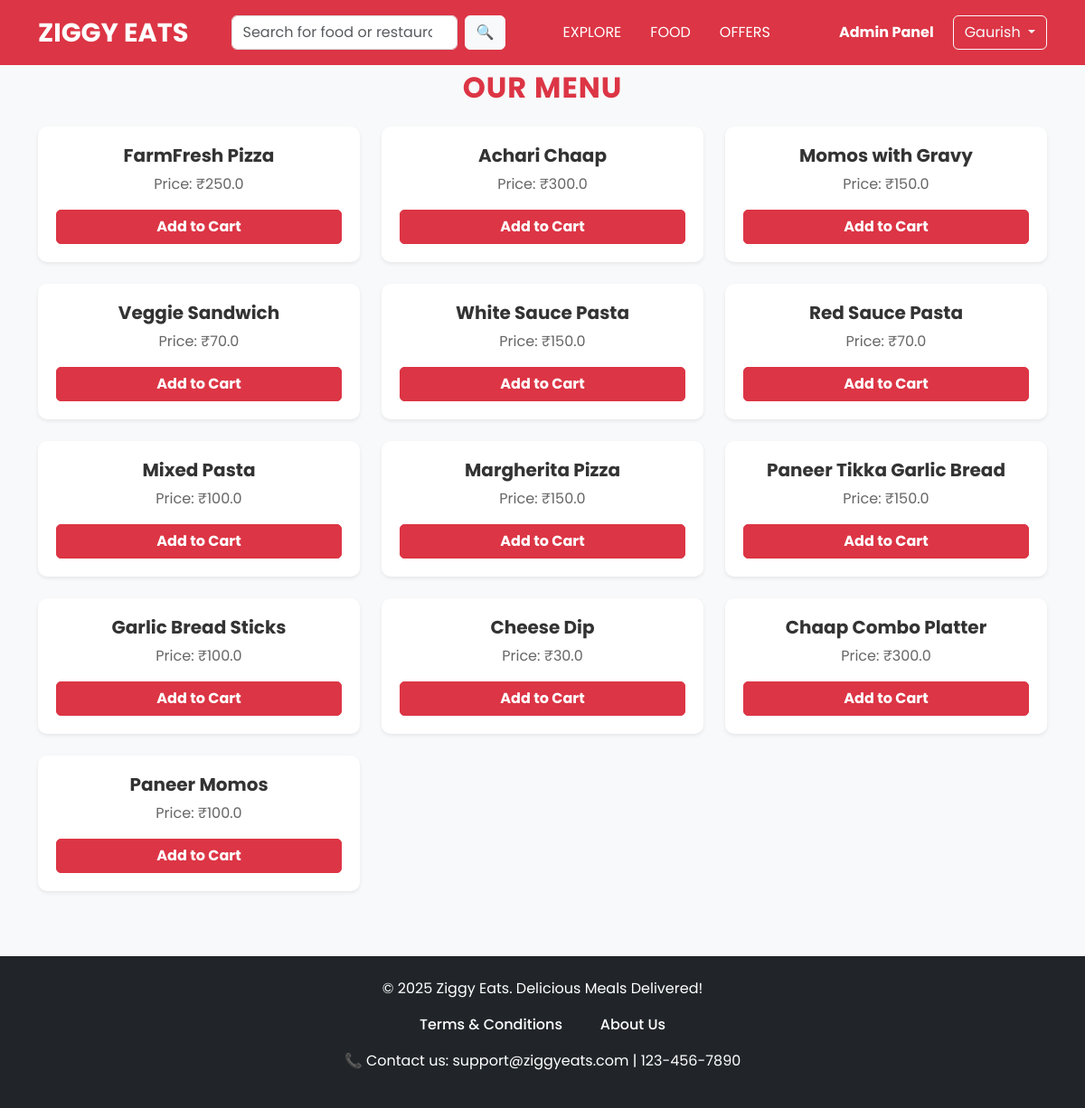
Screenshot of /menu (signed in) with the database file from the repository.
### app.py (models this page shows)
class User(db.Model, UserMixin):
    id = db.Column(db.Integer, primary_key=True)
    username = db.Column(db.String(50), unique=True, nullable=False)
    email = db.Column(db.String(100), unique=True, nullable=False)
    password = db.Column(db.String(100), nullable=False)
    is_admin = db.Column(db.Boolean, default=False)

class MenuItem(db.Model):
    id = db.Column(db.Integer, primary_key=True)
    name = db.Column(db.String(100), nullable=False)
    price = db.Column(db.Float, nullable=False)

### app.py (the view)
@app.route('/menu')
def menu():
    menu_items = MenuItem.query.all()
    return render_template('menu.html', menu_items=menu_items)

### app.py (called while the page is built)
@login_manager.user_loader
def load_user(user_id):
    return User.query.get(int(user_id))

### templates/menu.html (shortened to what this page needs)
<!DOCTYPE html>
<html lang="en">
  <head>
    <link
      href="https://cdn.jsdelivr.net/npm/bootstrap@5.3.0/dist/css/bootstrap.min.css"
      rel="stylesheet"
    />
  </head>
  <body>
    <header class="bg-danger py-3 fixed-top">
      <nav class="container d-flex justify-content-between align-items-center">
        <a href="{{ url_for('home') }}" class="text-decoration-none">
          <h1 class="logo text-white fw-bold mb-0">ZIGGY EATS</h1>
        </a>
        <form class="d-flex search-bar">
          <input
            class="form-control me-2"
            type="search"
            placeholder="Search for food or restaurants"
            aria-label="Search"
          />
          <button class="btn btn-light" type="submit">🔍</button>
        </form>
        <ul class="nav">
          <li class="nav-item">
            <a href="{{ url_for('home') }}" class="nav-link text-white"
              >EXPLORE</a
            >
          </li>
          <li class="nav-item">
            <a href="{{ url_for('more_food') }}" class="nav-link text-white"
              >FOOD</a
            >
          </li>
          <li class="nav-item">
            <a href="{{ url_for('offers') }}" class="nav-link text-white"
              >OFFERS</a
            >
          </li>
        </ul>
        <div class="d-flex gap-2">
          {% if current_user.is_admin %}
          <a href="{{ url_for('admin_dashboard') }}" class="btn btn-danger"
            >Admin Panel</a
          >
          {% else %}
          <a href="{{ url_for('cart') }}" class="btn btn-light">🛒 Cart</a>
          {% endif %} {% if current_user.is_authenticated %}
          <div class="dropdown">
            <button
              class="btn btn-outline-light dropdown-toggle"
              type="button"
              id="userDropdown"
              data-bs-toggle="dropdown"
              aria-expanded="false"
            >
              {{ current_user.username }}
            </button>
          </div>
          {% else %}
          <a href="{{ url_for('login') }}" class="btn btn-outline-light"
            >Login / Signup</a
          >
          {% endif %}
        </div>
      </nav>
    </header>
    <div class="container mt-5">
      <h2 class="text-center page-title mb-4">Our Menu</h2>
      <div class="row">
        {% for item in menu_items %}
        <div class="col-md-4 mb-4">
          <div class="card shadow-sm">
            <div class="card-body">
              <h5 class="card-title">{{ item.name }}</h5>
              <p class="card-text">Price: ₹{{ item.price }}</p>
              <a href="{{ url_for('cart') }}" class="btn btn-danger"
                >Add to Cart</a
              >
            </div>
          </div>
        </div>
        {% endfor %}
      </div>
    </div>
    <footer class="bg-dark text-white text-center py-4 mt-5">
        <p>&copy; 2025 Ziggy Eats. Delicious Meals Delivered!</p>
        <p>
          <a href="{{ url_for('terms_and_conditions') }}" class="text-white"
            >Terms & Conditions &nbsp;&nbsp;&nbsp;&nbsp;&nbsp;</a
          >
          <a href="{{ url_for('about_us') }}" class="text-white">&nbsp;&nbsp;&nbsp;About Us</a>
        </p>
        <p>📞 Contact us: support@ziggyeats.com | 123-456-7890</p>
      </footer>
  </body>
</html>

### templates/menu.html (style rules this page uses)
body { font-family: "Poppins", sans-serif; padding-top:30px; background-color: #f8f9fa; }
header { font-family: "Poppins", sans-serif; }
.logo { font-size: 1.8rem; font-weight: 600; }
.search-bar input { width: 250px; }
footer { font-weight: 400; background-color: #343a40; color: white; padding: 20px; }
footer a { text-decoration: none; font-weight: 500; color: white; }
.page-title { font-size: 32px; font-weight: bold; text-transform: uppercase; letter-spacing: 1px; color: #dc3545; }
.card { border: none; border-radius: 10px; transition: transform 0.3s ease, box-shadow 0.3s ease; text-align: center; }
.card-body { padding: 20px; }
.card-title { font-weight: bold; font-size: 20px; color: #333; }
.card-text { font-size: 16px; color: #666; }
.btn-danger { font-weight: bold; width: 100%; border-radius: 5px; }

### rows the page displays
User: username "Gaurish"
MenuItem: name "FarmFresh Pizza", price "250.0"
MenuItem: name "Achari Chaap", price "300.0"
MenuItem: name "Momos with Gravy", price "150.0"
MenuItem: name "Veggie Sandwich", price "70.0"
MenuItem: name "White Sauce Pasta", price "150.0"
MenuItem: name "Red Sauce Pasta", price "70.0"
MenuItem: name "Mixed Pasta", price "100.0"
MenuItem: name "Margherita Pizza", price "150.0"
MenuItem: name "Paneer Tikka Garlic Bread", price "150.0"
MenuItem: name "Garlic Bread Sticks", price "100.0"
MenuItem: name "Cheese Dip", price "30.0"
MenuItem: name "Chaap Combo Platter", price "300.0"
MenuItem: name "Paneer Momos", price "100.0"
